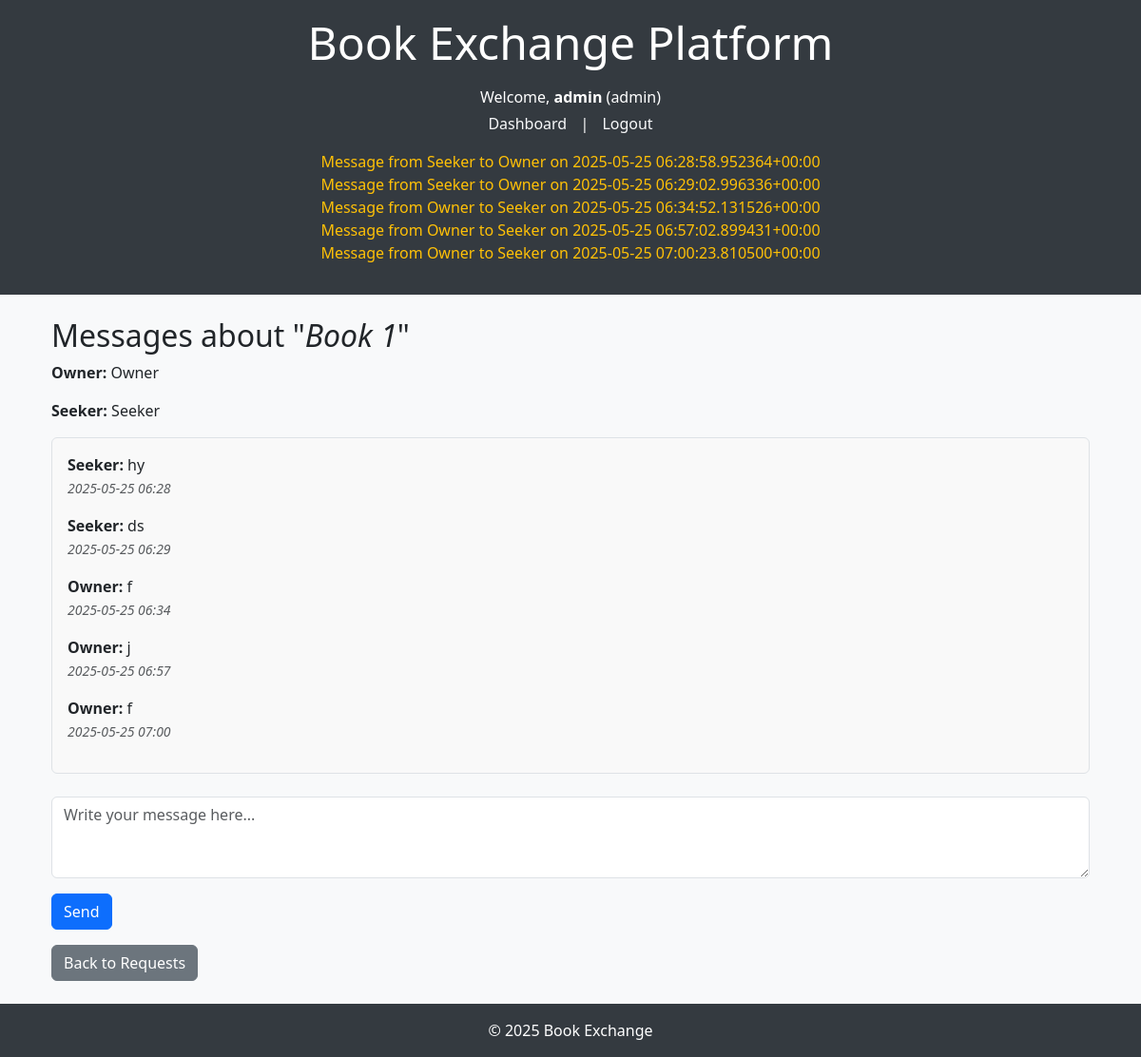
The app's page /seeker/messages/1/2/2/ (signed in) with its own data.
### myapp/models.py (models this page shows, shortened)
class Message(models.Model):
    sender = models.ForeignKey(User, on_delete=models.CASCADE, related_name='sent_messages', help_text="The user sending the message")
    receiver = models.ForeignKey(User, on_delete=models.CASCADE, related_name='received_messages', help_text="The user receiving the message")
    book = models.ForeignKey(Books, on_delete=models.CASCADE, related_name='messages', blank=True, null=True, help_text="Optional: Book associated with the message")
    message_content = models.TextField(help_text="The content of the message")
    sent_at = models.DateTimeField(auto_now_add=True, help_text="Timestamp when the message was sent")
    def __str__(self):
        return f"Message from {self.sender.name} to {self.receiver.name} on {self.sent_at}"

class User(models.Model):
    ROLE_CHOICES = [
        ('owner', 'Owner'),
        ('seeker', 'Seeker'),
    ]
    name = models.CharField(max_length=255)
    email = models.EmailField(unique=True)
    password_hash = models.CharField(max_length=255)
    location = models.CharField(max_length=255)
    role = models.CharField(max_length=10, choices=ROLE_CHOICES)
    phone = models.CharField(max_length=20, blank=True)
    created_at = models.DateTimeField(auto_now_add=True)

class Books(models.Model):
    CONDITION_CHOICES = [
        ('New', 'New'),
        ('Good', 'Good'),
        ('Fair', 'Fair'),
    ]
    STATUS_CHOICES = [
        ('Available', 'Available'),
        ('Reserved', 'Reserved'),
        ('Not Available', 'Not Available'),
    ]
    title = models.CharField(
        max_length=255,
        null=False,
        blank=False,
        help_text="Enter the book title",
    )
    author = models.CharField(
        max_length=255,
        null=False,
        blank=False,
        help_text="Enter the book author",
    )
    genre = models.CharField(
        max_length=255,
        null=False,
        blank=False,
        help_text="Enter the genre of the book",
    )
    condition = models.CharField(
        max_length=50,
        choices=CONDITION_CHOICES,
        null=False,
        blank=False,
        help_text="Select the condition of the book (New, Good, Fair)",
    )
    location = models.TextField(
        null=False,
        blank=False,
        help_text="Enter the location of the book owner",
    )
    photo_url = models.ImageField(
        upload_to='images/',
        null=True,
        blank=True,
        help_text="Upload an image of the book",
    )
    owner = models.ForeignKey(
        User,
        on_delete=models.CASCADE,
        related_name='books',
        help_text="The user who owns the book",
    )
    status = models.CharField(
        max_length=50,
        choices=STATUS_CHOICES,
        null=False,
        blank=False,
        default='Available',
        help_text="Select the status of the book (Available, Reserved, Not Available)",
    )
    created_at = models.DateTimeField(
        auto_now_add=True,
        help_text="The timestamp when the book was added",
    )
    external_url = models.URLField(
        max_length=500,
        null=True,
        blank=True,
        help_text="Enter an optional link to the book (Amazon, Daraz, etc.)",
    )

### myapp/views.py (the view, shortened to what this page needs)
# urls.py: path('seeker/messages/<int:owner_id>/<int:seeker_id>/<int:book_id>/', views.message_thread, name='message_thread'),
def message_thread(request, owner_id, seeker_id, book_id):
    user_id = request.session.get('user_id')
    if not user_id:
        return redirect('login')
    user = User.objects.get(id=user_id)
    book = get_object_or_404(Books, id=book_id)
    seeker = get_object_or_404(User, id=seeker_id)
    owner = get_object_or_404(User, id=owner_id)
    if user != owner and user != seeker:
        messages.error(request, "You are not authorized to view this conversation.")
        return redirect('dashboard')
    messages_qs = Message.objects.filter(
        Q(book=book) &
        (Q(sender=owner, receiver=seeker) | Q(sender=seeker, receiver=owner))
    ).order_by('sent_at')
    context = {
        'user': user,
        'book': book,
        'seeker': seeker,
        'owner': owner,
        'messages': messages_qs,
    }
    return render(request, 'message_thread.html', context)

### myapp/templates/message_thread.html (shortened to what this page needs)
{% extends 'base.html' %}
{% block content %}
<div class="container mt-4">
  <h2>Messages about "<em>{{ book.title }}</em>"</h2>
  <p><strong>Owner:</strong> {{ owner.name }}</p>
  <p><strong>Seeker:</strong> {{ seeker.name }}</p>
  <div class="border rounded p-3 mb-4" style="max-height: 400px; overflow-y: auto; background-color: #f9f9f9;">
    {% if messages %}
      {% for msg in messages %}
      <div class="mb-3">
        <strong>{{ msg.sender.name }}:</strong> {{ msg.message_content }}<br>
        <small class="text-muted"><em>{{ msg.sent_at|date:"Y-m-d H:i" }}</em></small>
      </div>
      {% endfor %}
    {% else %}
      <p class="text-muted">No messages yet.</p>
    {% endif %}
  </div>
  <form method="post" class="mb-3">
    <div class="mb-3">
      <textarea name="message_content" class="form-control" rows="3" placeholder="Write your message here..." required></textarea>
    </div>
    <button type="submit" class="btn btn-primary">Send</button>
  </form>
  <a href="{% url 'seeker_requests' %}" class="btn btn-secondary">Back to Requests</a>
</div>
{% endblock %}

### myapp/templates/base.html (shortened to what this page needs)
<!DOCTYPE html>
<html lang="en">
<head>
    <link href="https://cdn.jsdelivr.net/npm/bootstrap@5.3.3/dist/css/bootstrap.min.css" rel="stylesheet">
</head>
<body>
<header class="text-center">
    <div class="container">
        <h1 class="display-5">Book Exchange Platform</h1>
        <nav class="mt-3">
            {% if request.session.user_id %}
                <p class="mb-1">Welcome, <strong>{{ request.session.user_name }}</strong> ({{ request.session.user_role }})</p>
                <a href="{% url 'dashboard' %}">Dashboard</a>
                | <a href="{% url 'logout' %}">Logout</a>
            {% else %}
                <a href="{% url 'index' %}">Home</a>
                | <a href="{% url 'login' %}">Login</a>
                | <a href="{% url 'register' %}">Register</a>
            {% endif %}
        </nav>
        {% if messages %}
            <div class="messages">
                <ul class="list-unstyled text-warning">
                    {% for message in messages %}
                        <li>{{ message }}</li>
                    {% endfor %}
                </ul>
            </div>
        {% endif %}
    </div>
</header>
<main class="container my-4">
    {% block content %}{% endblock %}
</main>
<footer class="text-center">
    <p class="mb-0">&copy; 2025 Book Exchange</p>
</footer>
</body>
</html>

### myapp/templates/base.html (style rules this page uses)
body { background-color: #f8f9fa; }
header, footer { background-color: #343a40; color: white; padding: 1rem 0; }
nav a { color: #f8f9fa; margin: 0 10px; text-decoration: none; }
.messages { margin-top: 1rem; }

### records on screen
Message: sender+receiver+sent_at "Message from Seeker to Owner on 2025-05-25 06:28:58.952364+00:00", sender.name "Seeker", message_content "hy", sent_at "2025-05-25 06:28"
Message: sender+receiver+sent_at "Message from Seeker to Owner on 2025-05-25 06:29:02.996336+00:00", sender.name "Seeker", message_content "ds", sent_at "2025-05-25 06:29"
Message: sender+receiver+sent_at "Message from Owner to Seeker on 2025-05-25 06:34:52.131526+00:00", sender.name "Owner", message_content "f", sent_at "2025-05-25 06:34"
Message: sender+receiver+sent_at "Message from Owner to Seeker on 2025-05-25 06:57:02.899431+00:00", sender.name "Owner", message_content "j", sent_at "2025-05-25 06:57"
Message: sender+receiver+sent_at "Message from Owner to Seeker on 2025-05-25 07:00:23.810500+00:00", sender.name "Owner", message_content "f", sent_at "2025-05-25 07:00"
Books: title "Book 1"
User: name "Owner"
User: name "Seeker"

### other values on screen
{{ request.session.user_name }} "admin"
{{ request.session.user_role }} "admin"
